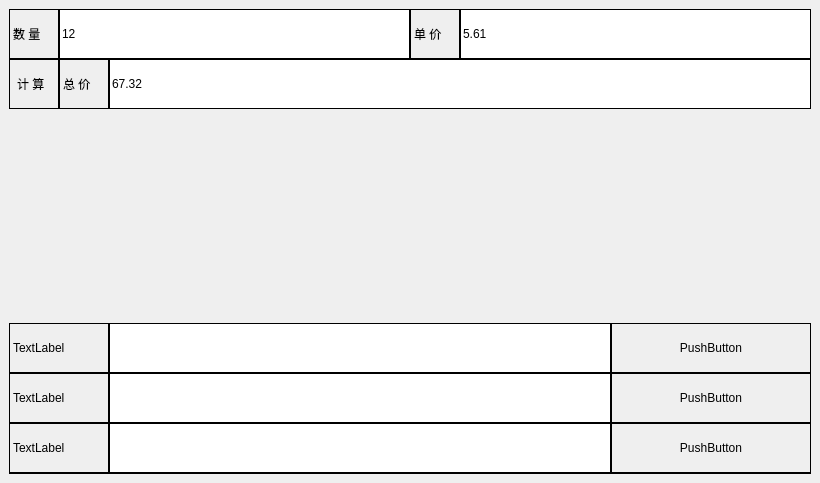
<?xml version="1.0" encoding="UTF-8"?>
<ui version="4.0">
 <class>MainWindow</class>
 <widget class="QMainWindow" name="MainWindow">
  <property name="geometry">
   <rect>
    <x>0</x>
    <y>0</y>
    <width>820</width>
    <height>483</height>
   </rect>
  </property>
  <property name="windowTitle">
   <string>MainWindow</string>
  </property>
  <widget class="QWidget" name="centralwidget">
   <layout class="QVBoxLayout" name="verticalLayout_2">
    <item>
     <widget class="QWidget" name="widget_3" native="true">
      <property name="minimumSize">
       <size>
        <width>0</width>
        <height>101</height>
       </size>
      </property>
      <property name="maximumSize">
       <size>
        <width>16777215</width>
        <height>101</height>
       </size>
      </property>
      <layout class="QVBoxLayout" name="verticalLayout">
       <property name="spacing">
        <number>0</number>
       </property>
       <property name="leftMargin">
        <number>0</number>
       </property>
       <property name="topMargin">
        <number>0</number>
       </property>
       <property name="rightMargin">
        <number>0</number>
       </property>
       <property name="bottomMargin">
        <number>0</number>
       </property>
       <item>
        <widget class="QWidget" name="widget" native="true">
         <property name="minimumSize">
          <size>
           <width>303</width>
           <height>50</height>
          </size>
         </property>
         <property name="maximumSize">
          <size>
           <width>16777215</width>
           <height>50</height>
          </size>
         </property>
         <property name="styleSheet">
          <string notr="true">border: 1px solid black;</string>
         </property>
         <layout class="QHBoxLayout" name="horizontalLayout">
          <property name="spacing">
           <number>0</number>
          </property>
          <property name="leftMargin">
           <number>0</number>
          </property>
          <property name="topMargin">
           <number>0</number>
          </property>
          <property name="rightMargin">
           <number>0</number>
          </property>
          <property name="bottomMargin">
           <number>0</number>
          </property>
          <item>
           <widget class="QLabel" name="label">
            <property name="minimumSize">
             <size>
              <width>50</width>
              <height>50</height>
             </size>
            </property>
            <property name="text">
             <string>数 量</string>
            </property>
           </widget>
          </item>
          <item>
           <widget class="QLineEdit" name="lineEdit">
            <property name="minimumSize">
             <size>
              <width>100</width>
              <height>50</height>
             </size>
            </property>
            <property name="text">
             <string>12</string>
            </property>
           </widget>
          </item>
          <item>
           <widget class="QLabel" name="label_2">
            <property name="minimumSize">
             <size>
              <width>50</width>
              <height>50</height>
             </size>
            </property>
            <property name="text">
             <string>单 价</string>
            </property>
           </widget>
          </item>
          <item>
           <widget class="QLineEdit" name="lineEdit_2">
            <property name="minimumSize">
             <size>
              <width>100</width>
              <height>50</height>
             </size>
            </property>
            <property name="text">
             <string>5.61</string>
            </property>
           </widget>
          </item>
         </layout>
        </widget>
       </item>
       <item>
        <widget class="QWidget" name="widget_2" native="true">
         <property name="minimumSize">
          <size>
           <width>303</width>
           <height>50</height>
          </size>
         </property>
         <property name="maximumSize">
          <size>
           <width>16777215</width>
           <height>50</height>
          </size>
         </property>
         <property name="styleSheet">
          <string notr="true">border: 1px solid black;</string>
         </property>
         <layout class="QHBoxLayout" name="horizontalLayout_2">
          <property name="spacing">
           <number>0</number>
          </property>
          <property name="leftMargin">
           <number>0</number>
          </property>
          <property name="topMargin">
           <number>0</number>
          </property>
          <property name="rightMargin">
           <number>0</number>
          </property>
          <property name="bottomMargin">
           <number>0</number>
          </property>
          <item>
           <widget class="QPushButton" name="pushButton">
            <property name="enabled">
             <bool>true</bool>
            </property>
            <property name="minimumSize">
             <size>
              <width>50</width>
              <height>50</height>
             </size>
            </property>
            <property name="styleSheet">
             <string notr="true"/>
            </property>
            <property name="text">
             <string>计 算  </string>
            </property>
           </widget>
          </item>
          <item>
           <widget class="QLabel" name="label_4">
            <property name="minimumSize">
             <size>
              <width>50</width>
              <height>50</height>
             </size>
            </property>
            <property name="text">
             <string>总 价</string>
            </property>
           </widget>
          </item>
          <item>
           <widget class="QLineEdit" name="lineEdit_4">
            <property name="minimumSize">
             <size>
              <width>100</width>
              <height>50</height>
             </size>
            </property>
            <property name="text">
             <string>67.32</string>
            </property>
           </widget>
          </item>
         </layout>
        </widget>
       </item>
      </layout>
     </widget>
    </item>
    <item>
     <spacer name="verticalSpacer">
      <property name="orientation">
       <enum>Qt::Vertical</enum>
      </property>
      <property name="sizeHint" stdset="0">
       <size>
        <width>20</width>
        <height>40</height>
       </size>
      </property>
     </spacer>
    </item>
    <item>
     <widget class="QWidget" name="widget_4" native="true">
      <property name="minimumSize">
       <size>
        <width>502</width>
        <height>151</height>
       </size>
      </property>
      <property name="maximumSize">
       <size>
        <width>16777215</width>
        <height>152</height>
       </size>
      </property>
      <property name="styleSheet">
       <string notr="true">border: 1px solid black;</string>
      </property>
      <layout class="QGridLayout" name="gridLayout">
       <property name="leftMargin">
        <number>0</number>
       </property>
       <property name="topMargin">
        <number>0</number>
       </property>
       <property name="rightMargin">
        <number>0</number>
       </property>
       <property name="bottomMargin">
        <number>0</number>
       </property>
       <property name="spacing">
        <number>0</number>
       </property>
       <item row="0" column="0">
        <widget class="QLabel" name="label_3">
         <property name="minimumSize">
          <size>
           <width>100</width>
           <height>50</height>
          </size>
         </property>
         <property name="maximumSize">
          <size>
           <width>16777215</width>
           <height>50</height>
          </size>
         </property>
         <property name="text">
          <string>TextLabel</string>
         </property>
        </widget>
       </item>
       <item row="0" column="1">
        <widget class="QLineEdit" name="lineEdit_3">
         <property name="minimumSize">
          <size>
           <width>200</width>
           <height>50</height>
          </size>
         </property>
         <property name="maximumSize">
          <size>
           <width>16777215</width>
           <height>50</height>
          </size>
         </property>
        </widget>
       </item>
       <item row="0" column="2">
        <widget class="QPushButton" name="pushButton_2">
         <property name="minimumSize">
          <size>
           <width>200</width>
           <height>50</height>
          </size>
         </property>
         <property name="maximumSize">
          <size>
           <width>200</width>
           <height>50</height>
          </size>
         </property>
         <property name="text">
          <string>PushButton</string>
         </property>
        </widget>
       </item>
       <item row="1" column="0">
        <widget class="QLabel" name="label_5">
         <property name="minimumSize">
          <size>
           <width>100</width>
           <height>50</height>
          </size>
         </property>
         <property name="maximumSize">
          <size>
           <width>16777215</width>
           <height>50</height>
          </size>
         </property>
         <property name="text">
          <string>TextLabel</string>
         </property>
        </widget>
       </item>
       <item row="1" column="1">
        <widget class="QLineEdit" name="lineEdit_5">
         <property name="minimumSize">
          <size>
           <width>200</width>
           <height>50</height>
          </size>
         </property>
         <property name="maximumSize">
          <size>
           <width>16777215</width>
           <height>50</height>
          </size>
         </property>
        </widget>
       </item>
       <item row="1" column="2">
        <widget class="QPushButton" name="pushButton_3">
         <property name="minimumSize">
          <size>
           <width>200</width>
           <height>50</height>
          </size>
         </property>
         <property name="maximumSize">
          <size>
           <width>200</width>
           <height>50</height>
          </size>
         </property>
         <property name="text">
          <string>PushButton</string>
         </property>
        </widget>
       </item>
       <item row="2" column="0">
        <widget class="QLabel" name="label_6">
         <property name="minimumSize">
          <size>
           <width>100</width>
           <height>50</height>
          </size>
         </property>
         <property name="maximumSize">
          <size>
           <width>16777215</width>
           <height>50</height>
          </size>
         </property>
         <property name="text">
          <string>TextLabel</string>
         </property>
        </widget>
       </item>
       <item row="2" column="1">
        <widget class="QLineEdit" name="lineEdit_6">
         <property name="minimumSize">
          <size>
           <width>200</width>
           <height>50</height>
          </size>
         </property>
         <property name="maximumSize">
          <size>
           <width>16777215</width>
           <height>50</height>
          </size>
         </property>
        </widget>
       </item>
       <item row="2" column="2">
        <widget class="QPushButton" name="pushButton_4">
         <property name="minimumSize">
          <size>
           <width>200</width>
           <height>50</height>
          </size>
         </property>
         <property name="maximumSize">
          <size>
           <width>200</width>
           <height>50</height>
          </size>
         </property>
         <property name="text">
          <string>PushButton</string>
         </property>
        </widget>
       </item>
      </layout>
     </widget>
    </item>
   </layout>
  </widget>
 </widget>
 <resources/>
 <connections/>
</ui>
